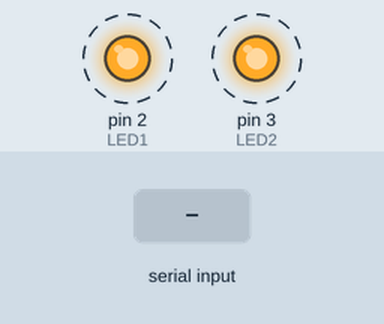
Simulated run of this sketch. Board: Arduino Uno, built with avr-gcc and run on an emulated ATmega328P. Parts: output pins drawn as LEDs (lit = HIGH). Dashed ring = blinking. Inputs (shaded band) come from the test bench. What the sketch prints to the serial monitor is not drawn.

Above: at 1.2 s.
1.3 s: "90,45\n" received over Serial
Timing chart, 0 to 10.3 s (numbered marks = the images above; inputs shaded):
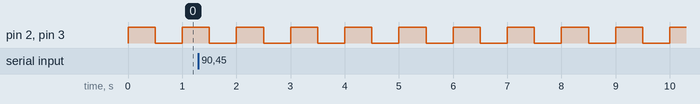

Measured:
- by itself, pin 2 (LED1), pin 3 (LED2): alternates HIGH for 0.50 s and LOW for 0.50 s

The sketch:

kugel_proj1.ino
```cpp
const int LED1 = 2;
const int LED2 = 3;

int led_pin[2];
unsigned led_speed[2];
unsigned led_timeout[2];
int led_state[2];
int led_off[2];

int input_stage = 0;

void setup() {
    int i;
    // put your setup code here, to run once:
    pinMode(LED1, OUTPUT);
    pinMode(LED2, OUTPUT);

    Serial.begin(9600);
    Serial.setTimeout(0);

    led_pin[0] = LED1;
    led_pin[1] = LED2;

    for(i = 0; i < 2; i++) {
        led_state[i] = LOW;
        led_speed[i] = 500;
        led_off[i] = 0;
        //digitalWrite(led_pin[i], HIGH);
    }
}

int overflow_cmp(unsigned a, unsigned base)
{
    // Arduino longs are 32 bits, ints are 16 bits

    // Connect the number space in a loop,
    // the counterclockwise numbers are less,
    // the clockwise numbers are more,
    // the 'seam' is placed on the opposite side
    // of one of the numbers.

    unsigned seam;

    if(base == a) return 0;

    seam = base + 0x8000;

    if(seam > base) {
        if(a < base) return -1; // a < base
        if(a > seam) return -1; // a < base
        if(a > base) return 1; // a > base
    }
    else {
        // base > seam
        if(a > base) return 1; // a > base
        if(a < seam) return 1; // a > base
        if(a < base) return -1; // a < base
    }

    return 1;

}

enum {
    STAGE_PROMPT_LED = 0,
    STAGE_GET_LED,
    STAGE_PROMPT_SPEED,
    STAGE_GET_SPEED
};

enum {
    PROMPT = 0,
    GET = 1
};

void loop() {

    static int input;
    static int led_select;
    char peek;

    if(input_stage == STAGE_PROMPT_LED) {
        Serial.print("What LED? (1 or 2) ");
        input_stage++;
        input = 0;
    }

    if(input_stage == STAGE_PROMPT_SPEED) {
        Serial.print("What interval (in msec)? ");
        input_stage++;
        input = 0;
    }

    // Get Input
    // Get next input:
    // if 0-9 : accept
    // if '\n' : accept and spit out input
    // if else : disregard input

    char input_complete, input_fail;
    int c;
    if(Serial.available()) {
        c = Serial.read();

        if('0' <= c && c <= '9') {
            input *= 10;
            input += c - '0';
            input_complete = 0;
        }
        else if(c == '\n') {
            input_fail = 0;
            input_complete = 1;
        }
        else {
            input_fail = 1;
            input_complete = 1;
        }
    }

    if(input_complete) {

        Serial.println(input);

        if(input_fail) {
            input_stage--;
        }

        if(input_stage == STAGE_GET_LED) {
            led_select = input;
            if(1 > led_select || led_select > 2) {
                // Out of Range LEDs
                // Fail input
                input_stage--;
            }
        }
        if(input_stage == STAGE_GET_SPEED) {
            led_select--;

            if(input == 0) {
                led_off[led_select] = 1;
            }
            else {
                led_off[led_select] = 0;
            }

            led_speed[led_select] = input / 2;
        }

        input_stage++;

        // Repeat input stages endlessly
        if(input_stage > STAGE_GET_SPEED) {
            input_stage = STAGE_PROMPT_LED;
        }
    }

    // Change LED States
    unsigned time;

    //time = (unsigned) micros();
    time = (unsigned) millis();

    int i, compare;

    for(i = 0; i < 2; i++) {
        if(led_off[i]) {
            led_timeout[i] = time;
            // Keep off LEDs up to date for when they are turned back on
            if(led_state[i]) {
                led_state[i] = LOW;
                compare = 1;
            }
            else {
                compare = 0;
            }
        }
        else if(!led_off[i]) {
            compare = overflow_cmp(time, led_timeout[i]);

            /*
             *      if(time > led_timeout[i]) {
             *        compare = 1;
        }
        else {
            compare = 0;
        }
        */
        }

        //Serial.print(time);
        //Serial.print(" ");
        //Serial.println(led_timeout[i]);

        if(compare == 1) {
            // A > B
            led_timeout[i] += led_speed[i];

            if(!led_off[i]) {
                // if LED is in the blinking state
                if(led_state[i] == LOW) {
                    led_state[i] = HIGH;
                } else {
                    led_state[i] = LOW;
                }
            }

            digitalWrite(led_pin[i], led_state[i]);
        }
    }

}
```
